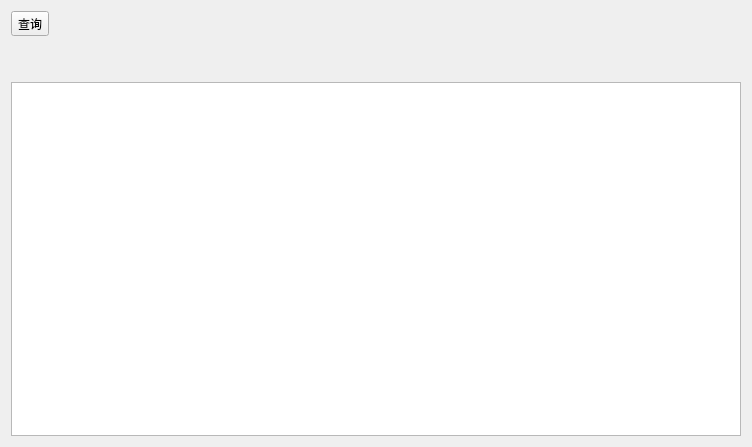
<?xml version="1.0" encoding="UTF-8"?>
<ui version="4.0">
 <class>RdQueryForm</class>
 <widget class="QWidget" name="RdQueryForm">
  <property name="geometry">
   <rect>
    <x>0</x>
    <y>0</y>
    <width>752</width>
    <height>447</height>
   </rect>
  </property>
  <property name="windowTitle">
   <string>Form</string>
  </property>
  <layout class="QVBoxLayout" name="verticalLayout">
   <item>
    <widget class="QToolButton" name="toolButton">
     <property name="text">
      <string>查询</string>
     </property>
    </widget>
   </item>
   <item>
    <spacer name="verticalSpacer">
     <property name="orientation">
      <enum>Qt::Vertical</enum>
     </property>
     <property name="sizeType">
      <enum>QSizePolicy::Fixed</enum>
     </property>
     <property name="sizeHint" stdset="0">
      <size>
       <width>20</width>
       <height>40</height>
      </size>
     </property>
    </spacer>
   </item>
   <item>
    <widget class="QTableView" name="tableView"/>
   </item>
  </layout>
 </widget>
 <resources/>
 <connections/>
</ui>
